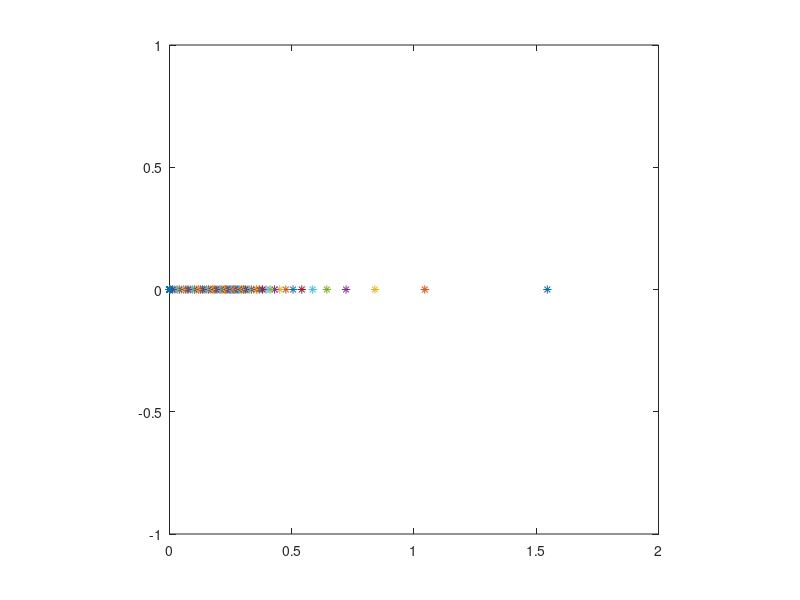
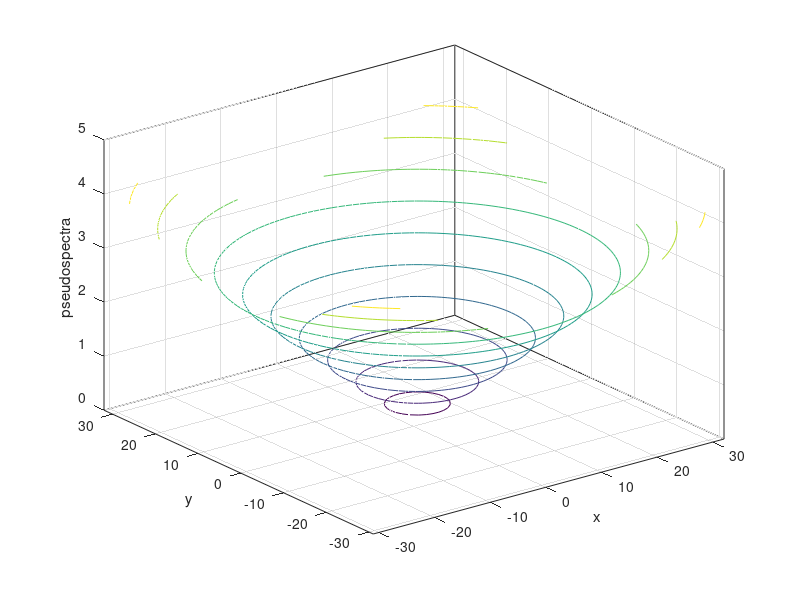
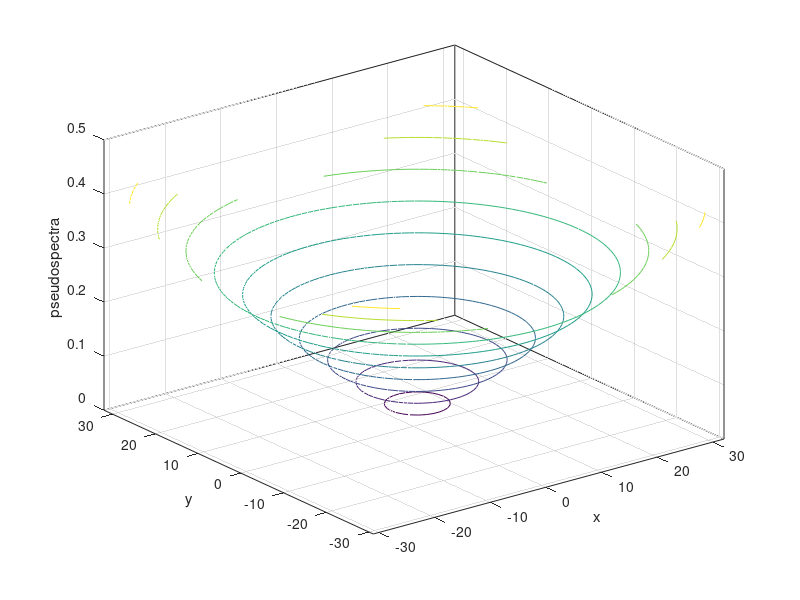
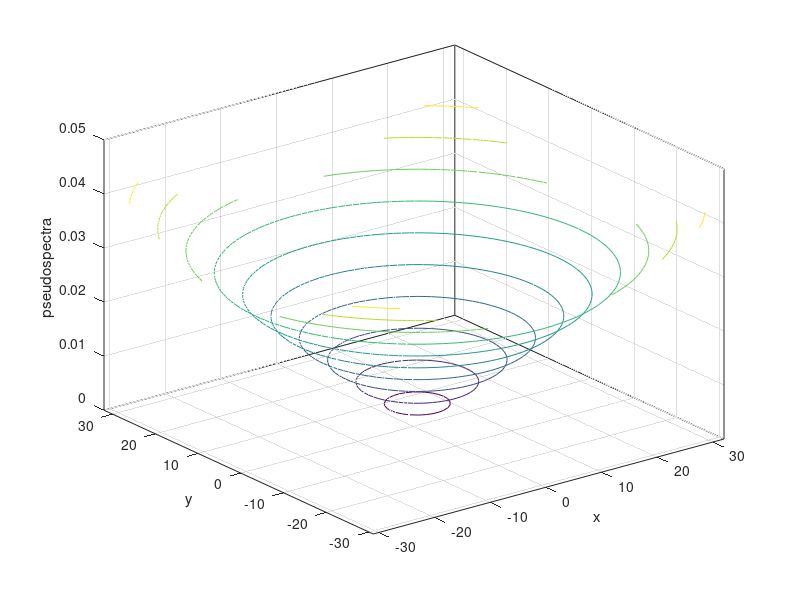

The MATLAB source for these figures, in order: (Note: this script raises an error after producing the figures.)
% exercise 34.3

N = 64;
A = zeros(N,N);

 
% Construct the A matrix 
for i=1:N-1
    val = i^(-1/2);
    A(i,i+1) = val;
    A(i,i) = val;
end
A(64,64) = 64^(-1/2);
 
% Plot for spectrum and pseudospectra of A
epsilon = zeros(4,1);
for i=1:4
    epsilon(i) = 10^(-i);
end
 
[u,s,v] = svd(A);
figure
plot(s,zeros(1,64),'*'); axis square

 
x = -31:1:32;
y = -31:1:32;
for i=1:4
    for k=1:N
        for j=1:N
            sigmin(j,k) = min(svd((x(k)+y(j)*1i)*eye(N)-A))*epsilon(i);
        end
    end
    figure
    contour3(x,y,sigmin)
    xlabel('x');
    ylabel('y');
    zlabel('pseudospectra');
end


% Convergence rate of Arnoldi
b = randn(N,1);
abs_diff_ev = zeros(30,1);
max_eig_diff = zeros(30,1);
true_eig = sort(eig(A),'descend');

for i=1:30 
    [Q,H] = arnoldi(A,b,i); 
    H_n = H(1:end-1,:);
    ritz = abs(eig(H_n)); 
    abs_diff_ev(i) = norm(true_eig(1:i) - ritz(1:i));
    max_eig_diff(i) = abs(max(true_eig) - max(ritz));
end

figure
semilogy((1:30),(2/3).^[1:30],'-*r');
hold on
semilogy(1:1:30,max_eig_diff,'*-b')
legend('(2/3)^n','max ritz value by Arnoldi');
xlabel('number of Arnoldi iterations');
ylabel('difference between the true amx eig and Arnoldi eig');


figure
plot(eig(A),'x') ; axis square
hold on
plot(ritz,'rx') ; axis square
legend('true eig(A)','ritz value by Arnoldi after 30 iterations');
xlabel('number of eig(A)');
ylabel('eig');

% Pseudospectra of A using the Arnoldi with H_n
for n=5:5:20
    [Q,H] = arnoldi(A,b,n); 
    H_n = H(1:end-1,:);
    for i=1:4
        for k=1:N
            for j=1:N
                sigmin_H(j,k) = min(svd((x(k)+y(j)*1i)*eye(n)-H_n))*epsilon(i);
            end
        end
        figure
        contour3(x,y,sigmin_H);
        xlabel('x');
        ylabel('y');
        zlabel('pseudospectra');
    end
end

